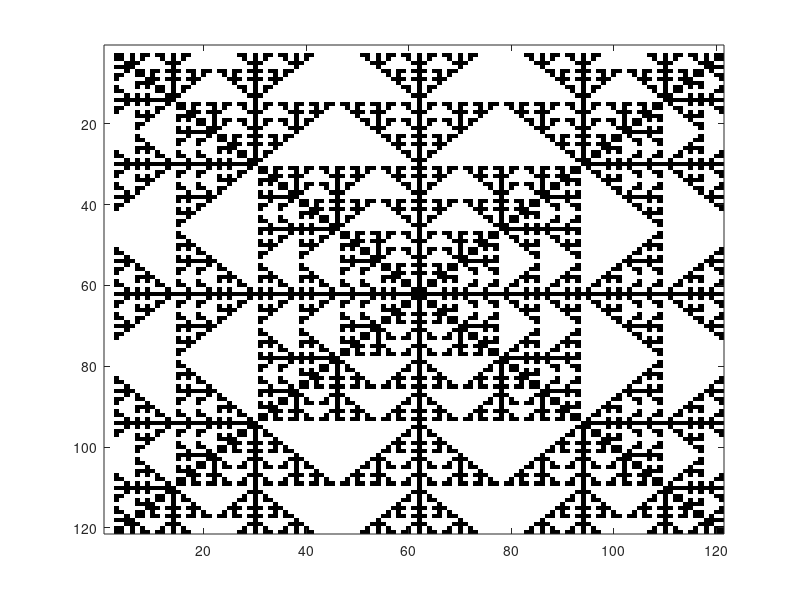

This chart was generated by the following MATLAB code: (Note: this script raises an error after producing the figure.)
map = [1,1,1; 0,0,0];
colormap(map);

%set the size of meth
S = 121;
L = zeros(S);

%set the middle number to one as seed
M = (S+1)/2+1;
L(M,M) = 1;
Temp = L;
imagesc(L);

%calculate layer
Layer = (S-1)/2+1;

for  t=2:Layer
	for x=M-t+1:M+t-1
		if x==M-t+1 || x==M+t-1

			for y=M-t+1:M+t-1
				SUM = 0;
				for m=-1:1
					for n=-1:1
						if x+m>0 && x+m<=S && y+n>0 && y+n<=S
							SUM = SUM +L(x+m, y+n);
						end
					end
				end
				SUM = SUM - L(x,y);
				Temp(x, y) = mod(SUM, 2);
			end

		else 
			y = M-t+1;
			SUM = 0;
			for m = -1:1
				for n = -1:1
					if x+m>0 && x+m<=S && y+n>0 && y+n<=S
						SUM = SUM + L(x+m, y+n);
					end
				end
			end
			SUM = SUM -L(x,y);
			Temp(x,y) = mod(SUM, 2);

			y = M+t-1;
			SUM = 0;
			for m = -1:1
				for n = -1:1
					if x+m>0 && x+m<=S && y+n>0 &&y+n<=S
						SUM = SUM + L(x+m,y+n);
					end
				end
			end
			SUM = SUM - L(x,y);
			Temp(x,y) = mod(SUM,2);
		end
	end
	L = Temp;
	imagesc(L);
	pause(0.0001);
end


